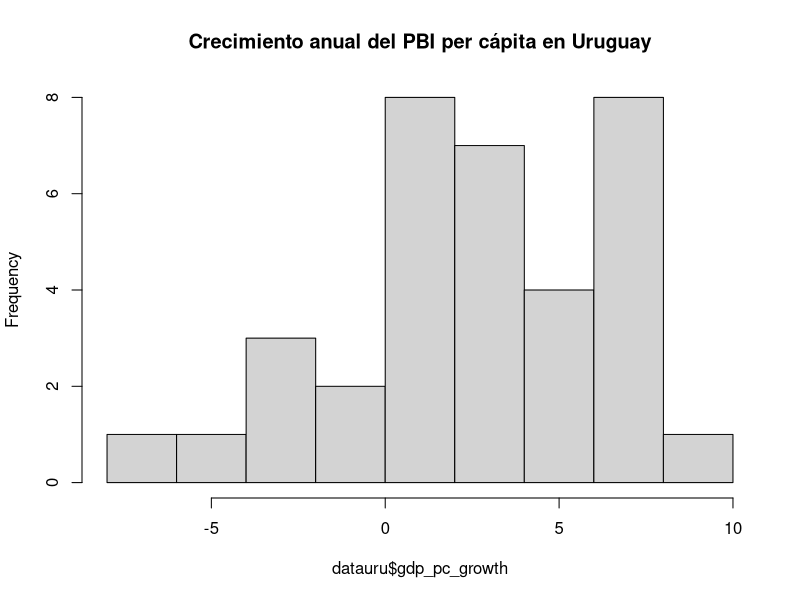
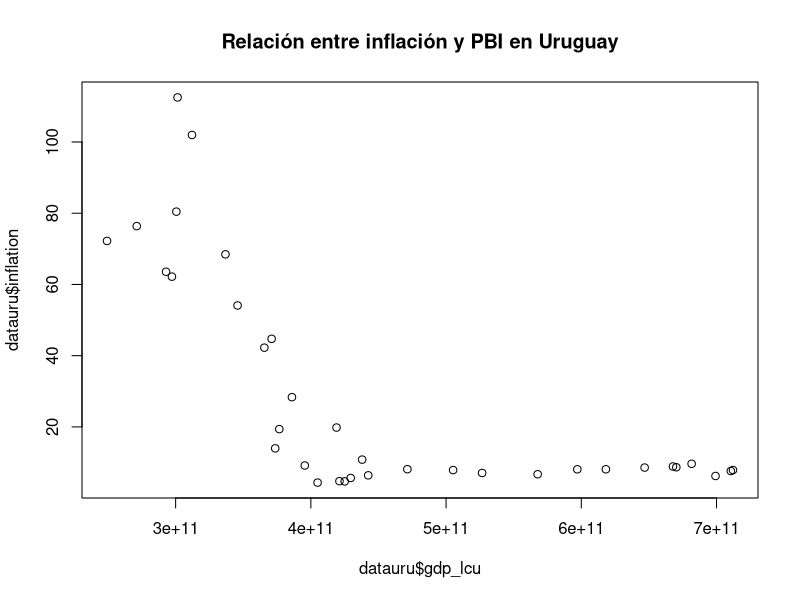
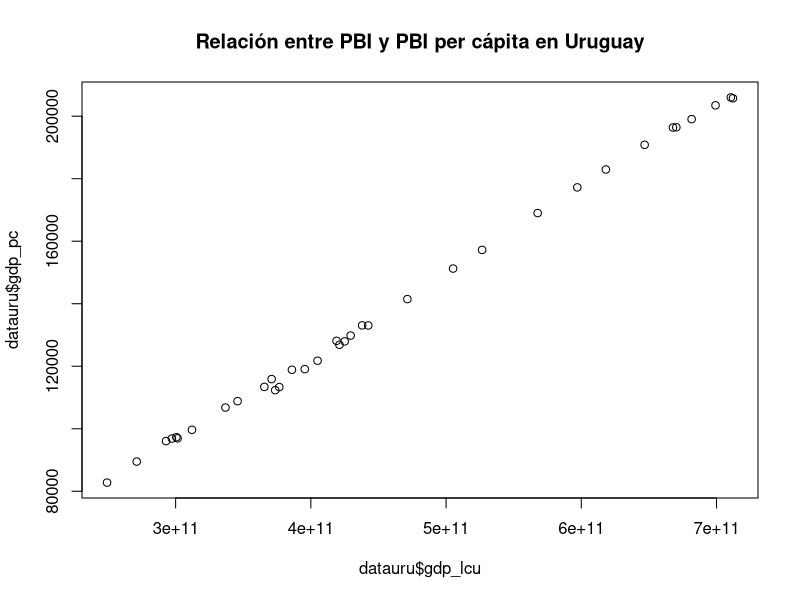
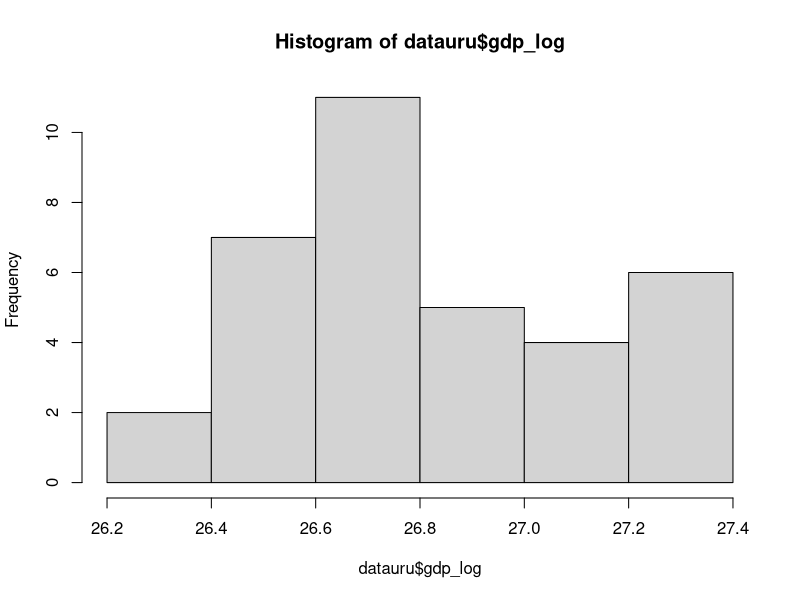

R code for these plots, in order:

## ***************************************************************************
##  Día 2: Estadística descriptiva y limpieza de datos          
##  Solución de ejercicio                                          
##  Escuela de Invierno en Métodos                                 
##  Martín Opertti - 2022                                         
## ***************************************************************************

## Trabajaremos con un dataframe con datos de económicos y políticos de Uruguay. 
# La base se llama "datauru" y esta en formato excel (.xlsx)

## 1. Importar dataframe "datauru" y asignarle el mismo nombre "datauru" 
library(tidyverse)
library(readxl)

datauru <- read_excel("data/datauru.xlsx")

## 2. Imprime "datauru" y fijate las variables del dataframe y su tipo
# (puedes ayudarte con el codebook que está en la carpeta "data")
print(datauru)

## 3. Cuántas variables y observaciones tiene datauru?
dim(datauru)

## 4. Usa glimpse() para obtener un resumen de las variables
glimpse(datauru)

## 5. Crea una tabla para saber a qué partido político pertenece cada presidente
table(datauru$presidente, datauru$partido)

## 6. ¿Cuál es el rango de años para los cuales datauru tiene datos?
range(datauru$year)

## 7. ¿Cuál es el promedio de inflación y de aprobación presidencial en Uruguay 
# en los años que tenemos datos?
mean(datauru$inflation)
mean(datauru$aprobacion, na.rm = TRUE)

## 8. ¿Cuál es el porcentaje máximo de aprobación de presidente en un año en 
# Uruguay?
max(datauru$aprobacion, na.rm = TRUE)

## 9. Crea un histograma con la distribución del crecimiento anual de pbi per
# capita (gdp_pc_growth)
hist(datauru$gdp_pc_growth, 
     main = "Crecimiento anual del PBI per cápita en Uruguay")

## 10. ¿Cuál es la relación entre la inflación y el PBI en Uruguay? Un gráfico
# de dispersión puede ayudar
plot(datauru$gdp_lcu, datauru$inflation,
     main = "Relación entre inflación y PBI en Uruguay")

## 11. Crea una variable "gdp_pc" que calcule el PBI per capita (utilizando las
# variables gdp_lcu y population)
datauru <- mutate(datauru, gdp_pc = gdp_lcu / population)

## 12. Crea un gráfico de dispersión con gdp_lcu y la nueva variable gdp_pc
plot(datauru$gdp_lcu, datauru$gdp_pc,
     main = "Relación entre PBI y PBI per cápita en Uruguay")

## 13. Crea una nueva variable "gdp_log"con el logaritmo del PBI bruto y
# grafica un histograma de la nueva variable
datauru <- mutate(datauru, gdp_log = log(gdp_lcu))
hist(datauru$gdp_log)

## 14. Crea una variable binaria "inf_digit"que indique si la inflación tiene 
# dos dígitos o no

# Tres maneras disintas:
# con case_when()
datauru <- mutate(datauru, inf_digit = case_when(inflation >= 10 ~ 1,
                                                   TRUE ~ 0))

# ifelse()
datauru$inf_digit_1 <- ifelse(datauru$inflation >= 10, 1, 0)

# mutate() e ifelse()
datauru <- mutate(datauru, inf_digit_2 = ifelse(datauru$inflation >= 10, 1, 0))

identical(datauru$inf_digit, datauru$inf_digit_1)
identical(datauru$inf_digit, datauru$inf_digit_2)

## 15. Crear una nueva variable que indique los años con inflación y desempleo
# de un dígito
datauru <- datauru %>% 
  mutate(inf_unemp = case_when(inflation < 10 & unemployment < 10 ~ 1,
                               TRUE ~ 0))
table(datauru$inf_unemp)

## 16. ¿Tenemos datos perdidos en la variable de aprobación del presidente?
any(is.na(datauru$aprobacion))

## 17. ¿Cuáles son los valores perdidos en aprobación del presidente?
which(is.na(datauru$aprobacion)) # Los primeros 5

## 18. Crear un nuevo dataframe solo con las observaciones sin ningún NA
datauru_complete <- na.omit(datauru)





